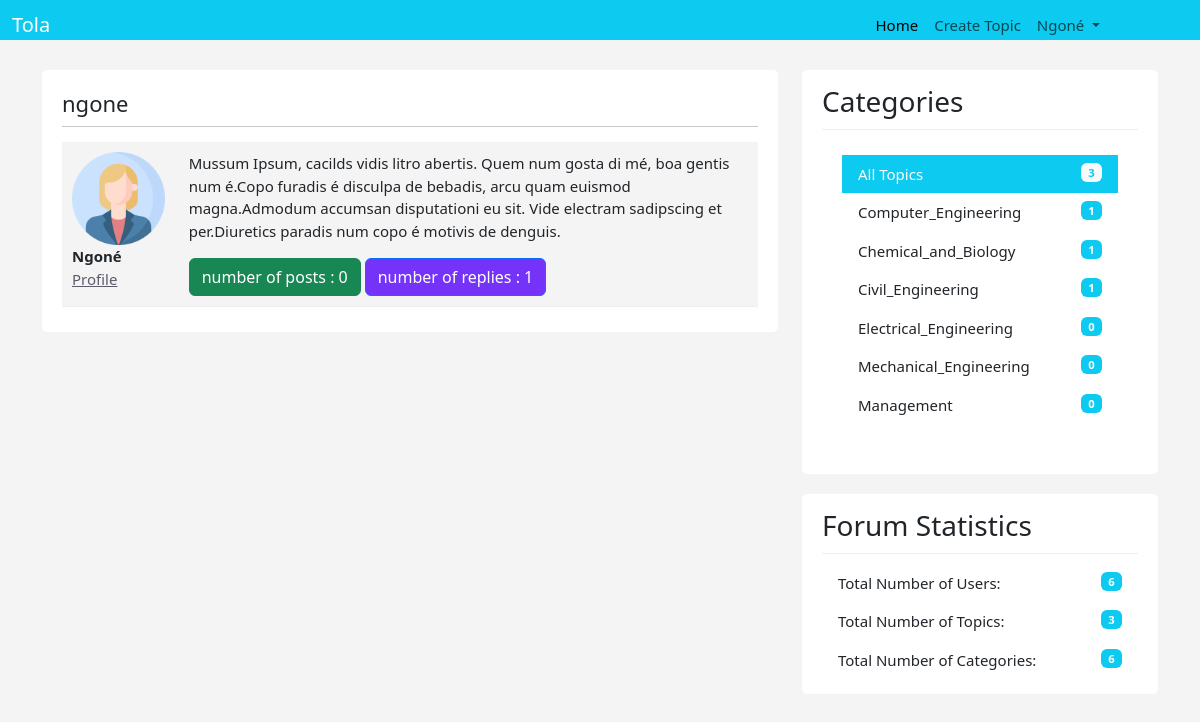
The page /users/profile.php?name=Ngoné (signed in) on the database its author committed.
### tables this page shows
CREATE TABLE `users` (
  `id` int(5) NOT NULL,
  `name` varchar(255) DEFAULT NULL,
  `email` varchar(255) DEFAULT NULL,
  `username` varchar(255) DEFAULT NULL,
  `password` varchar(255) DEFAULT NULL,
  `about` text NOT NULL,
  `avatar` varchar(255) DEFAULT NULL,
  `created_at` timestamp NOT NULL DEFAULT CURRENT_TIMESTAMP
);

CREATE TABLE `categories` (
  `id` int(5) NOT NULL,
  `name` varchar(200) NOT NULL,
  `created_at` timestamp NOT NULL DEFAULT CURRENT_TIMESTAMP
);

### users/profile.php (the view, shortened to what this page needs)
<?php require "../includes/header.php";?>
<?php require "../config/config.php";?>
<?php
    if (isset($_GET['name'])){
        $name = $_GET['name'];
        $select = $conn->query("SELECT * FROM users WHERE username='$name'");
        $select->execute();
        $user = $select->fetch(PDO::FETCH_OBJ);
    }
    $num_topics = $conn->query("SELECT COUNT(*) AS num_topics FROM topics WHERE user_name='$name'");
    $num_topics->execute();
    $all_num_topics = $num_topics->fetch(PDO::FETCH_OBJ);
    $num_replies = $conn->query("SELECT COUNT(*) AS num_replies FROM replies WHERE user_name='$name'");
    $num_replies->execute();
    $all_num_replies = $num_replies->fetch(PDO::FETCH_OBJ);
?>
<div class="container">
    <div class="row">
        <div class="col-md-8">
            <div class="main-col">
                <div class="block">
                    <h1 class="pull-left"><?php echo $user->name; ?></h1>
                    <hr>
                    <ul id="topics">
                            <li id="main-topic" class="topic topic">
                                <div class="row">
                                    <div class="col-md-2">
                                        <img class="avatar pull-left" src="../img/<?php echo $user->avatar;?>" />
                                        <ul>
                                            <li><strong><?php echo $user->username; ?></strong></li>
                                            <li><a href="profile.php?name=<?php echo $user->username; ?>">Profile</a></li>
                                        </ul>
                                    </div>
                                    <div class="col-md-10">
                                        <div class="topic-content pull-right">
                                            <p>
                                                <?php echo $user->about; ?>
                                            </p>
                                        </div>
                                        <a class="btn btn-success" href="" role="button">number of posts : <?php echo $all_num_topics->num_topics; ?></a>
                                        <a class="btn btn-primary" href="" role="button">number of replies : <?php echo $all_num_replies->num_replies; ?></a>
                                    </div>
                                </div>
                            </li>
                    </ul>
                </div>
            </div>
        </div>
<?php require "../includes/footer.php"; ?>

### includes/header.php (shortened to what this page needs)
<!DOCTYPE html>
<html lang="en">
<head>
    <link href="https://cdn.jsdelivr.net/npm/bootstrap@5.3.3/dist/css/bootstrap.min.css" rel="stylesheet">
    <link href="<?php echo APPURL; ?>/css/custom.css" rel="stylesheet">
    <link rel="stylesheet" href="https://cdnjs.cloudflare.com/ajax/libs/uikit/2.21.0/css/uikit.almost-flat.min.css">
</head>
<body>
<nav class="navbar navbar-expand-lg bg-info">
<div class="container-fluid">
    <a class="navbar-brand" href="<?php echo APPURL; ?>">Tola</a>
    <div class="collapse navbar-collapse" id="navbarSupportedContent">
        <ul class="navbar-nav ms-auto mb-2 mb-lg-0">
            <li class="nav-item">
                <a class="nav-link active" aria-current="page" href="<?php echo APPURL; ?>">Home</a>
            </li>
            <?php if(isset($_SESSION['username'])) : ?>
                <li class="nav-item">
                    <a class="nav-link" href="<?php echo APPURL; ?>/topics/create.php">Create Topic</a>
                </li>
                <li class="nav-item dropdown">
                    <a class="nav-link dropdown-toggle" href="#" role="button" data-bs-toggle="dropdown" style="margin-right: 80px" >
                        <?php echo $_SESSION['username']; ?>
                    </a>
                </li>
            <?php endif; ?>
        </ul>
    </div>
</div>
</nav>

### includes/footer.php (shortened to what this page needs)
<?php
$topics = $conn->query("SELECT COUNT(*) AS all_topics FROM `topics`");
$topics->execute();
$allTopics = $topics->fetch(PDO::FETCH_OBJ);
$categories = $conn->query("SELECT categories.id AS id, categories.name AS name,
    COUNT(topics.category) AS count_category
    FROM categories
    LEFT JOIN topics ON categories.name = topics.category
    GROUP BY categories.id, categories.name
    LIMIT 0, 25;");
$categories->execute();
$allCategories = $categories->fetchAll(PDO::FETCH_OBJ);
$users = $conn->query("SELECT COUNT(*) AS count_users FROM `users`");
$users->execute();
$allUsers = $users->fetch(PDO::FETCH_OBJ);
$topics = $conn->query("SELECT COUNT(*) AS count_topics FROM `topics`");
$topics->execute();
$countTopics = $topics->fetch(PDO::FETCH_OBJ);
$categories_count = $conn->query("SELECT COUNT(*) AS categories_count FROM `categories`");
$categories_count->execute();
$allCategories_count = $categories_count->fetch(PDO::FETCH_OBJ);
?>
<div class="col-md-4">
    <div class="sidebar">
        <div class="block">
            <h3>Categories</h3>
            <div class="list-group block ">
                <a href="#" class="list-group-item active bg-info">All Topics <span class="badge pull-right bg-light float-end text-info"><?php echo $allTopics->all_topics; ?></span></a>
                <?php foreach ($allCategories as $category) : ?>
                    <a href="<?php echo APPURL; ?>/categories/show.php?name=<?php echo $category->name; ?>" class="list-group-item"><?php echo $category->name ?><span class="color badge pull-right bg-info float-end"><?php echo $category->count_category ?></span></a>
                <?php endforeach; ?>
            </div>
        </div>
        <div class="block" style="margin-top: 20px;">
            <h3 class="margin-top: 40px">Forum Statistics</h3>
            <div class="list-group">
                <a href="#" class="list-group-item">Total Number of Users:<span class="color badge pull-right bg-info float-end"><?php echo  $allUsers->count_users; ?></span></a>
                <a href="#" class="list-group-item">Total Number of Topics:<span class="color badge pull-right bg-info float-end"><?php echo  $countTopics->count_topics; ?></span></a>
                <a href="#" class="list-group-item">Total Number of Categories: <span class="color badge pull-right bg-info float-end"><?php echo  $allCategories_count->categories_count; ?></span></a>
            </div>
        </div>
    </div>
</div>
</div>
</div>
</body>
</html>

### css/custom.css (style rules this page uses)
body { padding-top: 0px; background:#f4f4f4; font-size:15px; }
a { color:#5c5b69; }
ul { padding:0; margin:0; list-style:none; }
hr { margin:10px 0 15px 0; }
h3 { margin-bottom:5px; }
.navbar { height:40px !important; background:#7532F9; border:0; margin-bottom:30px; }
.navbar-brand { padding:10px 0 0 0; color:#fff; }
.navbar-nav > li > a { padding:10px 10px 0 10px; }
.block { background:#fff; border-radius:5px; padding: 15px 20px; margin-bottom:20px; }
.main-col { overflow:auto; }
.main-col h1 { font-size:22px; margin:5px 0 0 0; padding:0; }
.sidebar .block h3 { margin:0 0 10px 0; padding-bottom:10px; border-bottom:#eee solid 1px; }
.topic { border-bottom:#eee solid 1px; margin-bottom:10px; padding:10px; }
.topic-content { width:100%; }
img.avatar { width:100%; }
a.list-group-item.active, a.list-group-item.active:hover, a.list-group-item.active:focus { background:rgb(117, 50, 249); border-radius:0; }
.list-group-item { border:0 }
#main-topic { background:#f4f4f4; padding:10px; }
.btn-primary { background:#7532F9; }
.color { background-color: rgb(117, 50, 249); color: white; }

### includes/header.php (style rules this page uses)
body { padding-top: 0px; }

### rows shown on the page
users: name "ngone", avatar (picture), username "Ngoné", about "Mussum Ipsum, cacilds vidis litro abertis. Quem num gosta di mé, boa gentis num é.Copo furadis é disculpa de bebadis, arcu quam euismod magna.Admodum accumsan disputationi eu sit. Vide electram sadipscing et per.Diuretics paradis num copo é motivis de denguis."
categories: name "Computer_Engineering", count_category "1"
categories: name "Chemical_and_Biology", count_category "1"
categories: name "Civil_Engineering", count_category "1"
categories: name "Electrical_Engineering", count_category "0"
categories: name "Mechanical_Engineering", count_category "0"
categories: name "Management", count_category "0"

### other values the page prints
$_SESSION['username'] "Ngoné"
$all_num_topics->num_topics "0"
$all_num_replies->num_replies "1"
$allTopics->all_topics "3"
$allUsers->count_users "6"
$countTopics->count_topics "3"
$allCategories_count->categories_count "6"
